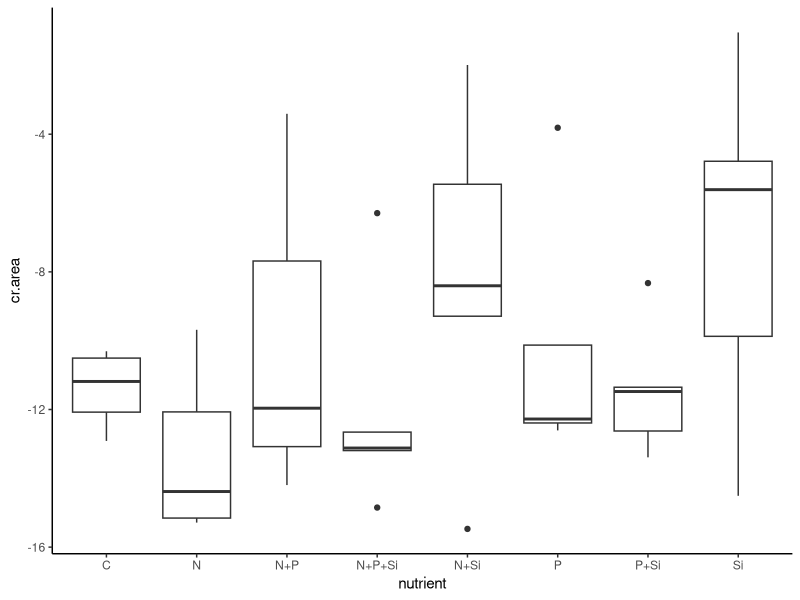
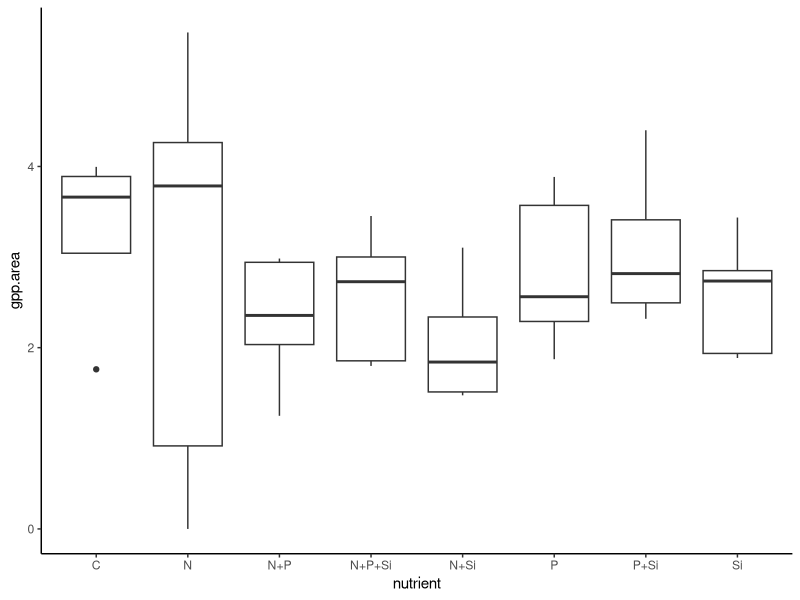
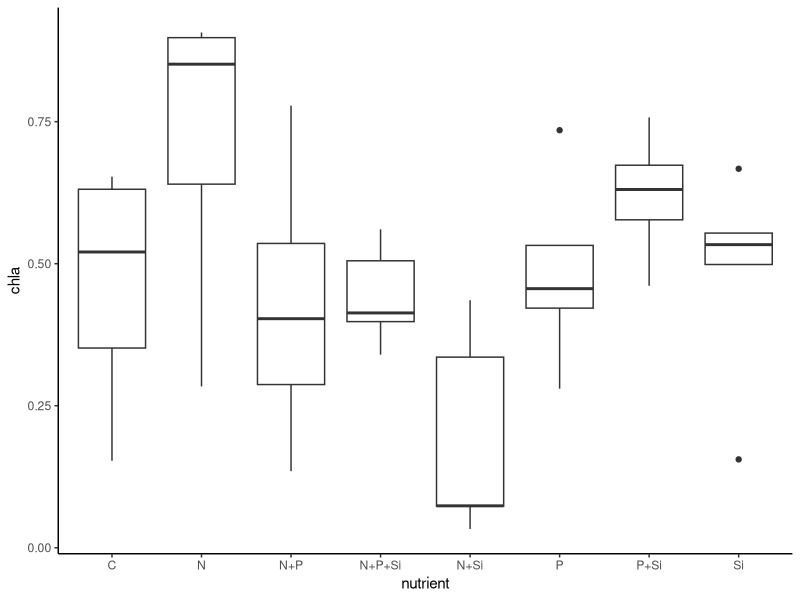
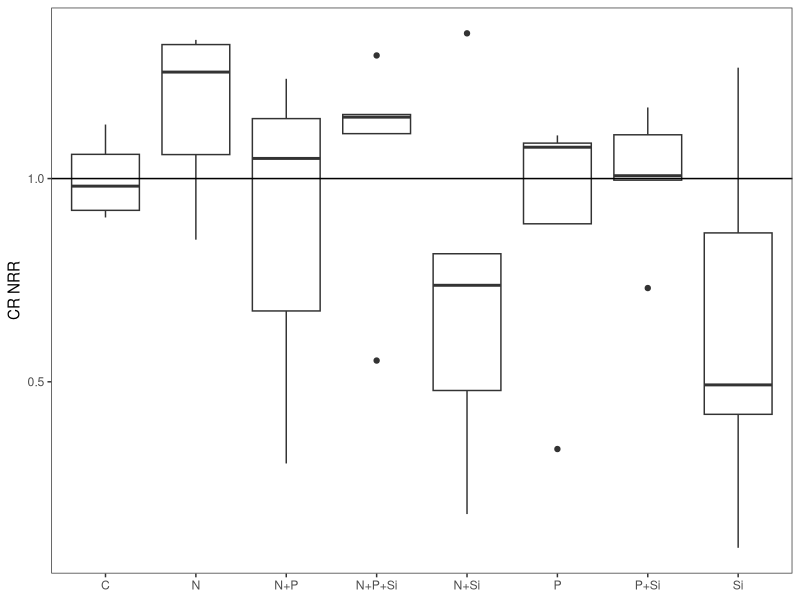
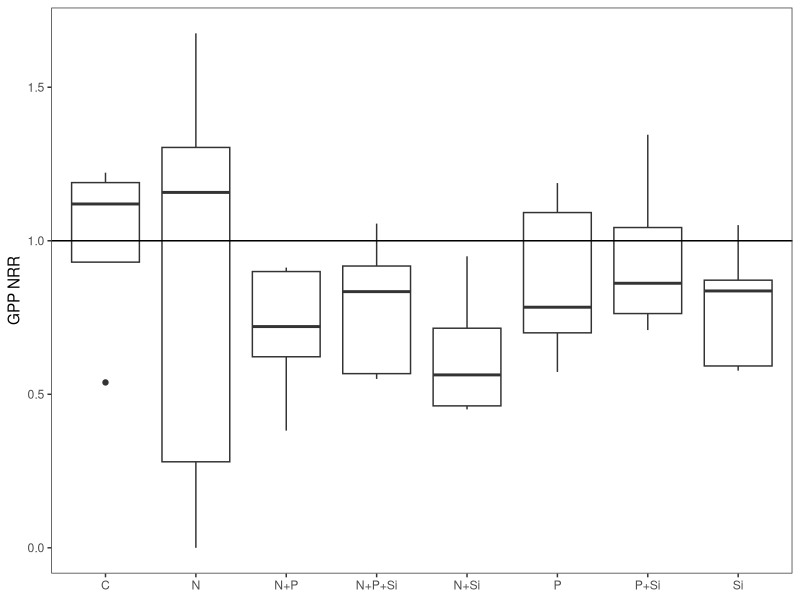
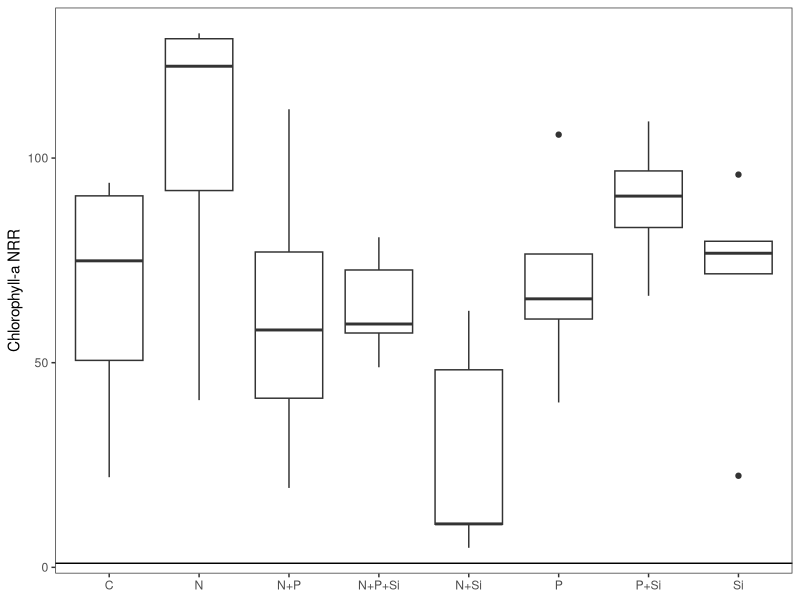
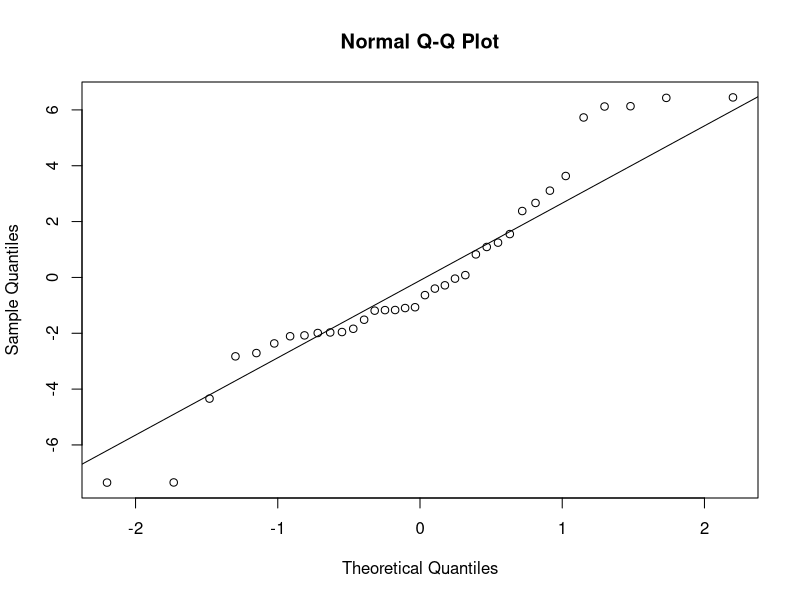
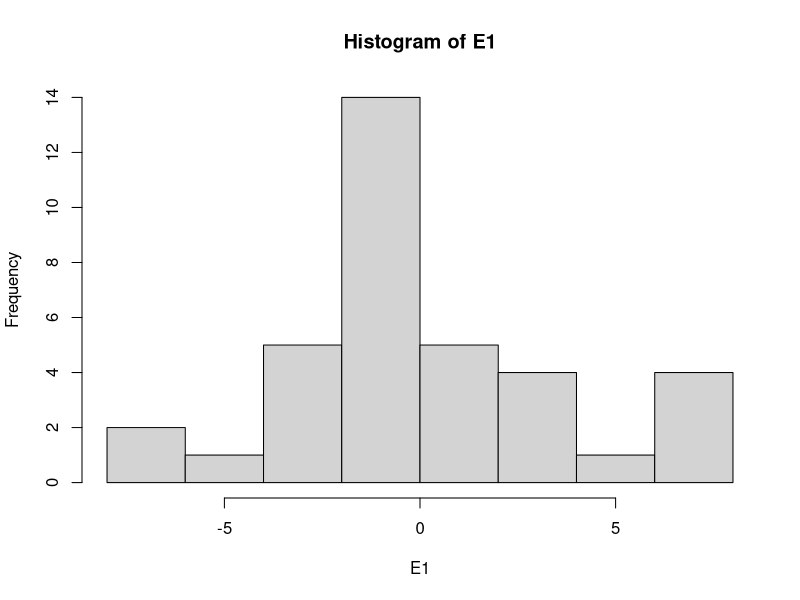

Write the R code that produced these figures, in order. (Note: this script raises an error after producing the figures.)
#Author:  Clay Arango
#Creation date: 10-Feb-19
#Script to analyze NDS data from Summer 2018 WSB work with S. Roley and A. Alexiades

#packages
install.packages("nlme")
install.packages("nortest")
install.packages("plyr")
install.packages("dplyr")
install.packages("multcomp")
install.packages("MASS")
install.packages("ggplot2")
library(nlme)
library(nortest)
library(plyr)
library(dplyr)
library(multcomp)
library(MASS)
library(ggplot2)

#Load data
ring_fall <- read.table(file="ring_fall.csv", header=T, sep=",")

#set variable
d = ring_fall

#evaluate data to make sure factors are correct
names(d)

unique(d$nutrient) #control, N, NP, NPSi, NSi, P, PSi, Si
unique(d$N) #should be 0 and 1
unique(d$P) #should be 0 and 1
unique(d$Si) #should be 0 and 1
unique(d$top) #should be "sponge" and "glass"
#if need to change, use recode function below. 
#d$top<-recode(d$top, "cellulose" ="sponge")
str(d)

#convert N and P and Si values (0 or 1 for absence or presence) to factors
d$N<-as.factor(d$N)
d$P<-as.factor(d$P)
d$Si<-as.factor(d$Si)
str(d)

#subset data into gpp and cr response
d.cr = subset(d, top=="sponge", data=d)
d.gpp = subset(d, top=="glass", data=d)

#check for outliers and check data entry before calculating CR-NRR
ggplot(d.cr, aes(x=nutrient, y=cr.area)) + geom_boxplot() + theme_classic()
#P3, O2, T7, K5, L7 are entered correctly, controls look OK


#calculate nrr for cr
x<-ddply(d.cr, "nutrient", summarise, ave_cr = mean(cr.area, na.rm=T)) 
x
d.cr$cr.nrr = d.cr$cr.area/-11.397616 #divide by control ave_cr

#check for outliers and check data entry before calculating GPP- and chla-NRR
ggplot(d.gpp, aes(x=nutrient, y=gpp.area)) + geom_boxplot() + theme_classic()
#K2 is entered correctly
ggplot(d.gpp, aes(x=nutrient, y=chla)) + geom_boxplot() + theme_classic()
#P and Si groups are somewhat spread but somewhat centered

#calculate nrr for gpp and chla
x<- ddply(d.gpp, "nutrient", summarise, ave_gpp = mean(gpp.area, na.rm=T), ave_chla = mean(chla, na.rm=T)) 
x
d.gpp$gpp.nrr = d.gpp$gpp.area/3.270044 #divide by control ave_gpp
d.gpp$chla.nrr = d.gpp$chla/0.006951960 #divide by control ave_chla
#use to exclude outliers
#x1<- ddply(subset(d.gpp, !(nds.id=="F6")), "nutrient", summarise, ave_chla = mean(chla_ug_cm2, na.rm=T)) 
#x1
#d.gpp$chla.nrr_1<-d.gpp$chla_ug_cm2/2.700340

#combine into one file and export
d.cr$chla.nrr<-NA
#d.cr$chla.nrr_1<-NA#for excluded outliers
d.cr$gpp.nrr<-NA
d.gpp$cr.nrr<-NA
d.nrr<-rbind(d.cr, d.gpp)
d.nrr$site.date<-"ring_fall"
write.table(d.nrr, "ring_fall_nrr.csv",  sep=",", quote=F, row.names =F)

###############
#plots of NRR
##############
ggplot(data=subset(d.cr, !(nutrient=="control")), aes(x=nutrient, y=cr.nrr))+geom_boxplot()+theme_bw()+
  ylab("CR NRR")+geom_abline(slope = 0, intercept = 1)+
  theme(axis.title.x=element_blank(), panel.grid.minor=element_blank(), panel.grid.major=element_blank())
#possible NPSi colimitation, but likely not limited

ggplot(data=subset(d.gpp, !(nutrient=="control")), aes(x=nutrient, y=gpp.nrr))+geom_boxplot()+theme_bw()+
  ylab("GPP NRR")+geom_abline(slope = 0, intercept = 1)+
  theme(axis.title.x=element_blank(), panel.grid.minor=element_blank(), panel.grid.major=element_blank())
#no limitation

ggplot(data=subset(d.gpp, !(nutrient=="control")), aes(x=nutrient, y=chla.nrr))+geom_boxplot()+theme_bw()+
  ylab("Chlorophyll-a NRR")+geom_abline(slope = 0, intercept = 1)+ 
  theme(axis.title.x=element_blank(), panel.grid.minor=element_blank(), panel.grid.major=element_blank())
#possible N limitation, but likely not limited

##########
#NRR Summary Files
#########

GPP_sum<-ddply(d.gpp, "nutrient", summarise, ave_nrr.gpp=mean(gpp.nrr, na.rm=T), sd_nrr.gpp=sd(gpp.nrr, na.rm=T), 
               se_nrr.gpp =(sd(gpp.nrr)/sqrt(sum(!is.na(gpp.nrr)))), 
               ci95_nrr.gpp = (1.96*(sd(gpp.nrr)/sqrt(sum(!is.na(gpp.nrr))))),
               ave_nrr.chla=mean(chla.nrr, na.rm=T), sd_nrr.chla=sd(chla.nrr, na.rm=T), 
               se_nrr.chla =(sd(chla.nrr)/sqrt(sum(!is.na(chla.nrr)))), 
               ci95_nrr.chla = (1.96*(sd(chla.nrr)/sqrt(sum(!is.na(chla.nrr))))))
CR_sum<-ddply(d.cr, "nutrient", summarise, ave_nrr.cr=mean(cr.nrr, na.rm=T), sd_nrr.cr=sd(cr.nrr, na.rm=T), 
              se_nrr.cr =(sd(cr.nrr)/sqrt(sum(!is.na(cr.nrr)))), 
              ci95_nrr.cr = (1.96*(sd(cr.nrr)/sqrt(sum(!is.na(cr.nrr))))))

#now combine into one and export
d.sum<-merge(GPP_sum, CR_sum, by="nutrient")
d.sum$site_date<-"ring_fall"
write.table(d.sum, "ring_fall_summ.csv",  sep=",", quote=F, row.names=F)

############################################################
#analyze RESPIRATION data
############################################################

M1<-gls(cr.area~N*P*Si, data=d.cr, na.action=na.omit)
E1<-residuals(M1)
qqnorm(E1)
qqline(E1)
ad.test(E1)
   #residuals are not normally distributed, but close p=0.01806
hist(E1)  
plot(M1)

plot(filter(d.cr, !is.na(cr.area)) %>% dplyr::select(nutrient), 
     E1, xlab="nutrient", ylab="Residuals")
bartlett.test(cr.area~nutrient, data=d.cr)
   #variance test is ok

anova(M1)
  
x <- group_by(d.cr, nutrient) %>%  # Grouping function causes subsequent functions to aggregate by season and reach
  summarize(cr.mean = abs(mean(cr.area, na.rm = TRUE)), # na.rm = TRUE to remove missing values
            cr.sd=abs(sd(cr.area, na.rm = TRUE)),  # na.rm = TRUE to remove missing values
            n = sum(!is.na(cr.area)), # of observations, excluding NAs. 
            cr.se=cr.sd/sqrt(n))

ggplot(data=x, aes(x=nutrient, y=cr.mean)) + 
  geom_bar(stat="identity", position=position_dodge(), color = "black") + 
  geom_errorbar(aes(ymin=cr.mean, ymax=cr.mean+cr.se), width=0.2, 
                position=position_dodge(0.9)) + 
  xlab("Nutrient") +
  ylab(expression(Respiration~(ug~O[2]~m^{-2}~h^{-1}))) +
  ylim(0,20) +
  labs(fill="Light") +
  theme_bw() +
  theme(panel.grid.major=element_blank(),
        panel.grid.minor=element_blank(),
        legend.title=element_text(size=6),
        legend.key=element_blank(), 
        legend.position=c(0.5,0.95), 
        legend.text=element_text(size=8), 
        legend.background=element_blank(), 
        legend.direction="horizontal", 
        legend.key.size=unit(0.3, "cm"), 
        axis.title.y=element_text(size=8), 
        axis.title.x=element_text(size=8), 
        axis.text.x=element_text(size=8))

#ggsave('output/figures/Ring_fall.tiff',
#       units="in",
#       width=3.25,
#       height=3.25,
#       dpi=1200,
#       compression="lzw")

#summarize nrr
x <- group_by(d.cr, nutrient) %>%  # Grouping function causes subsequent functions to aggregate by season and reach
  summarize(cr.mean = abs(mean(cr.nrr, na.rm = TRUE)), # na.rm = TRUE to remove missing values
            cr.sd=abs(sd(cr.nrr, na.rm = TRUE)),  # na.rm = TRUE to remove missing values
            n = sum(!is.na(cr.nrr)), # of observations, excluding NAs. 
            cr.se=cr.sd/sqrt(n))

############################################################
#analyze the PRODUCTION data
############################################################

M1<-gls(gpp.area~N*P*Si, data=d.gpp, na.action=na.omit) 
E1<-residuals(M1)
qqnorm(E1)
qqline(E1)
ad.test(E1)
   #residuals are normal

hist(E1, xlab="residuals", main="")
plot(M1)

plot(filter(d.gpp, !is.na(gpp.area)) %>% dplyr::select(nutrient), 
     E1, xlab="nutrient", ylab="Residuals")
bartlett.test(gpp.area~nutrient, data=d.gpp)
   #OK

anova(M1)
  
x <- group_by(d.gpp, nutrient) %>%  # Grouping function causes subsequent functions to aggregate by season and reach
  summarize(gpp.mean = abs(mean(gpp.area, na.rm = TRUE)), # na.rm = TRUE to remove missing values
            gpp.sd=abs(sd(gpp.area, na.rm = TRUE)),  # na.rm = TRUE to remove missing values
            n = sum(!is.na(gpp.area)), # of observations, excluding NAs. 
            gpp.se=gpp.sd/sqrt(n))

ggplot(data=x, aes(x=nutrient, y=gpp.mean)) + 
  geom_bar(stat="identity", position=position_dodge(), color = "black") + 
  geom_errorbar(aes(ymin=gpp.mean, ymax=gpp.mean+gpp.se), width=0.2, 
                position=position_dodge(0.9)) + 
  xlab("Nutrient") +
  ylab(expression(Production~(ug~O[2]~m^{-2}~h^{-1}))) +
  labs(fill="Light") +
  theme_bw() +
  theme(panel.grid.major=element_blank(),
        panel.grid.minor=element_blank(), 
        legend.title=element_text(size=6), 
        legend.key=element_blank(),  
        legend.position=c(0.5,0.95),  
        legend.text=element_text(size=8),  
        legend.background=element_blank(),  
        legend.direction="horizontal",  
        legend.key.size=unit(0.3, "cm"),  
        axis.title.y=element_text(size=8),  
        axis.title.x=element_text(size=8),  
        axis.text.x=element_text(size=8))

#ggsave('output/figures/gppByNutrient.tiff',
#       units="in",
#       width=3.25,
#       height=3.25,
#       dpi=1200,
#       compression="lzw")

#summarize nrr
x <- group_by(d.gpp, nutrient) %>%  # Grouping function causes subsequent functions to aggregate by season and reach
  summarize(gpp.mean = abs(mean(gpp.nrr, na.rm = TRUE)), # na.rm = TRUE to remove missing values
            gpp.sd=abs(sd(gpp.nrr, na.rm = TRUE)),  # na.rm = TRUE to remove missing values
            n = sum(!is.na(gpp.nrr)), # of observations, excluding NAs. 
            gpp.se=gpp.sd/sqrt(n))


#BELOW HERE IS NOT EDITED





############################################################
#analyze the CHL-A biomass on disks

M1<-gls(chla~N*P*light, data=roza_sum.chla, na.action=na.omit)
E1<-residuals(M1)
qqnorm(E1)
qqline(E1)
ad.test(E1)
  #residuals look bad (p=0.001)
hist(E1)
plot(M1)

vf1 = varIdent(form = ~ 1|N*P)
vf2 = varIdent(form = ~ 1|light)
vf3 = varIdent(form = ~ 1|N*P*light)
vf4 = varPower(form = ~ fitted(.)) 
vf5 = varExp(form = ~ fitted(.))
vf6 = varConstPower(form = ~ fitted(.))
vf7 = varExp(form = ~ fitted(.)|nutrient)

M2<-gls(chla~N*P*light, data=roza_sum.chla, na.action=na.omit, weights=vf1)
M3<-gls(chla~N*P*light, data=roza_sum.chla, na.action=na.omit, weights=vf2)
M4<-gls(chla~N*P*light, data=roza_sum.chla, na.action=na.omit, weights=vf3)
M5<-gls(chla~N*P*light, data=roza_sum.chla, na.action=na.omit, weights=vf4)
M6<-gls(chla~N*P*light, data=roza_sum.chla, na.action=na.omit, weights=vf5)
M7<-gls(chla~N*P*light, data=roza_sum.chla, na.action=na.omit, weights=vf6)
M8<-gls(chla~N*P*light, data=roza_sum.chla, na.action=na.omit, weights=vf7)

anova(M1,M2,M3,M4,M5,M6,M7,M8)

#M3 is best on AIC

E3<-residuals(M3)
qqnorm(E3)
qqline(E3)
ad.test(E3)
#residuals are not normal (p=0.001)
hist(E3, xlab="residuals", main="")
plot(M3)
  #hist and plot look good

plot(filter(roza_sum.chla, !is.na(chla)) %>% dplyr::select(light), 
     E3, xlab="light", ylab="Residuals")
bartlett.test(chla~light, data=roza_sum.chla)

plot(filter(roza_sum.chla, !is.na(chla)) %>% dplyr::select(nutrient), 
     E3, xlab="nutrient", ylab="Residuals")
bartlett.test(chla~nutrient, data=roza_sum.chla)

anova(M3)

#light is significant and N and P separately interact with light

x<-roza_sum.chla[complete.cases(roza_sum.chla$chla),]

with(x, 
     interaction.plot(nutrient,light,chla, 
                      ylim=c(0,1.5),lty=c(1,12),lwd=2,ylab="Chlorophyll a", 
                      xlab="Nutrient", trace.label="Light"))

x <- group_by(roza_sum.chla, nutrient, light) %>%  # Grouping function causes subsequent functions to aggregate by season and reach
  summarize(chla.mean = mean(chla, na.rm = TRUE), # na.rm = TRUE to remove missing values
            chla.sd=sd(chla, na.rm = TRUE),  # na.rm = TRUE to remove missing values
            n = sum(!is.na(chla)), # of observations, excluding NAs. 
            chla.se=chla.sd/sqrt(n))

ggplot(data=x, 
       aes(x=nutrient, y=chla.mean, fill=light)) + 
  geom_bar(stat="identity", position=position_dodge(), color = "black") + 
  geom_errorbar(aes(ymin=chla.mean, ymax=chla.mean+chla.se), width=0.2, 
                position=position_dodge(0.9)) + 
  scale_fill_manual(values=c("white","black")) +
  xlab("Nutrient") +
  ylab(expression(Chlorophyll~a~(ug~cm^{-2}))) +
  ylim(0,1.7) +
  labs(fill="Light") +
  theme_bw() +
  theme(panel.grid.major=element_blank(), 
        panel.grid.minor=element_blank(), 
        legend.title=element_text(size=6), 
        legend.key=element_blank(), 
        legend.position=c(0.5,0.95), 
        legend.text=element_text(size=8), 
        legend.background=element_blank(), 
        legend.direction="horizontal", 
        legend.key.size=unit(0.3, "cm"), 
        axis.title.y=element_text(size=8), 
        axis.title.x=element_text(size=8), 
        axis.text.x=element_text(size=8))

ggsave('output/figures/chlaByNutrientLight.tiff',
       units="in",
       width=3.25,
       height=3.25,
       dpi=1200,
       compression="lzw")



############################################################
############################################################
#calculate nrr mean and standard error
x1 <- group_by(roza_sum, nutrient, light) %>%  # Grouping function causes subsequent functions to aggregate by season and reach
  summarize(chla.nrr.mean = mean(chla.nrr, na.rm = TRUE), # na.rm = TRUE to remove missing values
            chla.nrr.sd=sd(chla.nrr, na.rm = TRUE),  # na.rm = TRUE to remove missing values
            chla.n = sum(!is.na(chla.nrr)), # of observations, excluding NAs. 
            chla.nrr.se=chla.nrr.sd/sqrt(chla.n))


x2 <- group_by(roza_sum, nutrient, light) %>%  # Grouping function causes subsequent functions to aggregate by season and reach
  summarize(gpp.nrr.mean = mean(gpp.nrr, na.rm = TRUE), # na.rm = TRUE to remove missing values
            gpp.nrr.sd=sd(gpp.nrr, na.rm = TRUE),  # na.rm = TRUE to remove missing values
            gpp.n = sum(!is.na(gpp.nrr)), # of observations, excluding NAs. 
            gpp.nrr.se=gpp.nrr.sd/sqrt(gpp.n))

x3 <- group_by(roza_sum, nutrient, light) %>%  # Grouping function causes subsequent functions to aggregate by season and reach
  summarize(cr.nrr.mean = mean(cr.nrr, na.rm = TRUE), # na.rm = TRUE to remove missing values
            cr.nrr.sd=sd(cr.nrr, na.rm = TRUE),  # na.rm = TRUE to remove missing values
            cr.n = sum(!is.na(cr.nrr)), # of observations, excluding NAs. 
            cr.nrr.se=cr.nrr.sd/sqrt(cr.n))

roza_sum.nrr<-cbind(x1,x2,x3)
roza_sum.nrr <- roza_sum.nrr[, !duplicated(colnames(roza_sum.nrr))]
write.csv(roza_sum.nrr, "roza_sum.nrr.csv")
